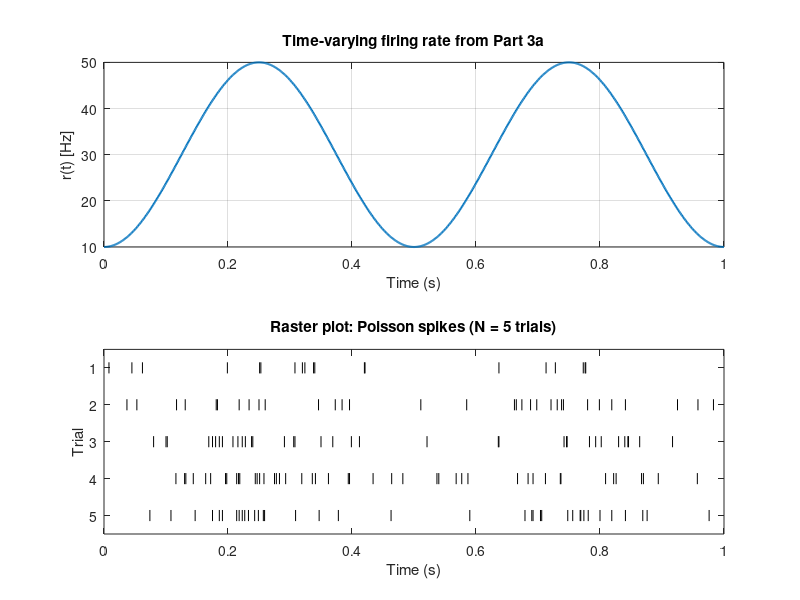

The MATLAB source for this figure:
%%  poisson spike-train under time-varying rate r(t)
clear;clc;
% fundamental parameters
N=5; % 5 trials
dt=1e-3;
t= 0:dt:1;
% sinusoidal parameters from problem 3a
c1= 20;
c2= 4*pi;
c3=pi/2;
c4=30;
% compute r(t) --> utilizing vectorized operation
r= c1*sin(c2*t-c3)+c4;

% 3) Generate spikes ---------------------------------------------
% Preallocate: rows=time bins, cols=trials
spikes= false(numel(t),N);
rng(0,'twister');             % for reproducibility
for ti=1:numel(t)
    p_current= r(ti)*dt;
    spikes(ti,:)= rand(1,N)<p_current;
end

%%  -------------------plot r(t) and raster ----------------------------------

figure('Position',[200 200 600 400]);
subplot(2,1,1);
plot(t, r, 'LineWidth',1.5);
xlabel('Time (s)'); ylabel('r(t) [Hz]');
title('Time‑varying firing rate from Part 3a');
grid on;

subplot(2,1,2);
hold on;


for trial = 1:N
    % extract spike times for this trial
    ts = t(spikes(:,trial));
    % plot each spike as a vertical tick
    plot(ts, trial*ones(size(ts)), 'k|', 'MarkerSize', 8);
end
ylim([0.5 N+0.5]);
xlabel('Time (s)'); ylabel('Trial');
title(sprintf('Raster plot: Poisson spikes (N = %d trials)',N));
set(gca,'YDir','reverse');  % so Trial 1 is on top
box on;
